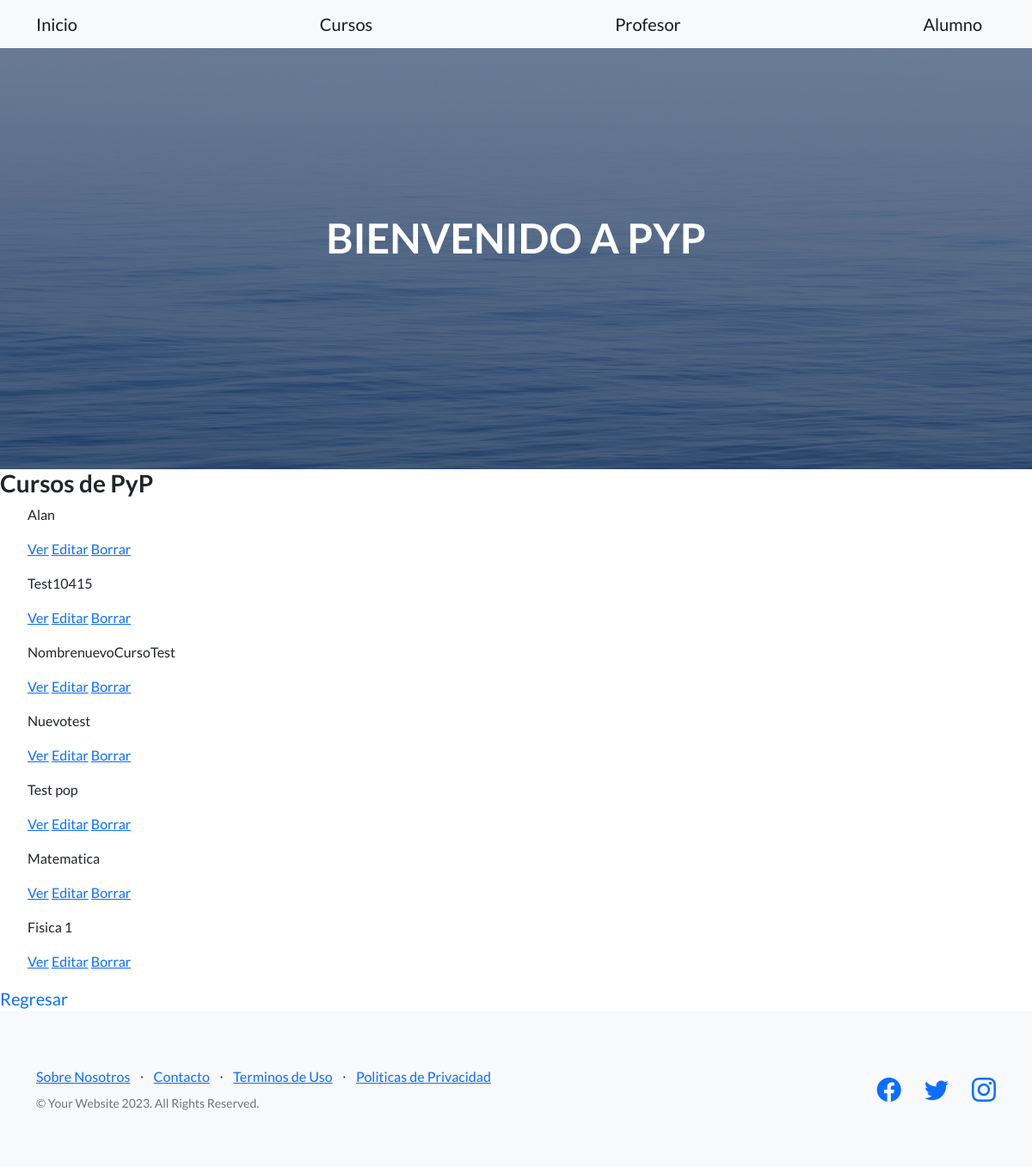
/AppCoder/curso/list/, run on the app's committed database.
### AppCoder/models.py (models this page shows)
class Curso(models.Model):
    curso=models.CharField(max_length=40)
    camada=models.IntegerField(unique=True)
    numero_dia=models.IntegerField()

### AppCoder/views.py (the view)
# urls.py: path('curso/list/', views.CursoList.as_view(), name ="List"),
class CursoList(ListView):
    model = Curso
    template = 'AppCoder/curso/curso_list.html'

### AppCoder/templates/AppCoder/curso_list.html
{% extends "AppCoder/padre.html" %}
{% load static %}
{% block contenidoQueCambia %}
<h3>Cursos de PyP</h3>
    <ul>
        {% for curso in object_list%}
        <p>{{curso.curso}}</p>
        <p>
            <a href="{% url 'Detail' curso.id %}">Ver</a>
            <a href="{% url 'Edit' curso.id %}">Editar</a>
            <a href="{% url 'Delete' curso.id %}">Borrar</a>
        </p>
        {%endfor%}
    </ul>
<a class="navbar-brand" href="{% url 'Cursos' %}">Regresar</a>
{% endblock %}

### data on the page
Curso: curso "Alan"
Curso: curso "Test10415"
Curso: curso "NombrenuevoCursoTest"
Curso: curso "Nuevotest"
Curso: curso "Test pop"
Curso: curso "Matematica"
Curso: curso "Fisica 1"
